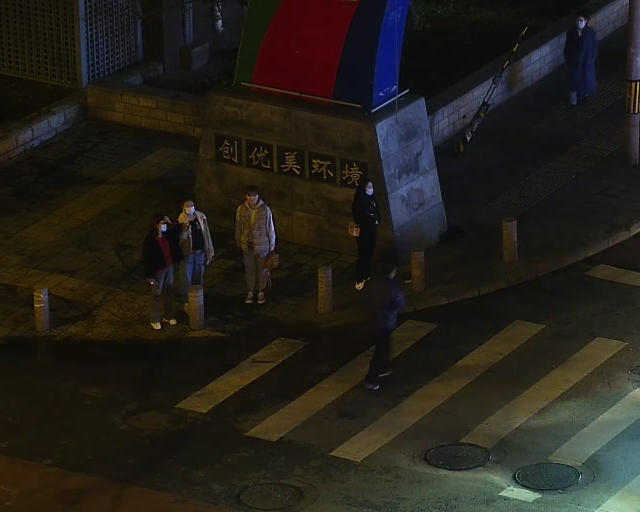
#> input picture datasets/VisibleImages/010001.jpg, 1280 x 1024 px, found by its file name (shown at 1/2 size); its folder holds 4 pictures in this run
$ python fuse_spatial.py
#> lines starting #> are read from the running program, lines starting #| are printed output that depends on the picture
import cv2
import os
import numpy as np

def spatial_frequency(img):
    RF = np.std(np.diff(img, axis=0))
    CF = np.std(np.diff(img, axis=1))
    return np.sqrt(RF**2 + CF**2)

def fuse_images_sf(img1, img2):
    gray1 = cv2.cvtColor(img1, cv2.COLOR_BGR2GRAY)
    gray2 = cv2.cvtColor(img2, cv2.COLOR_BGR2GRAY)
    sf1 = spatial_frequency(gray1)
    sf2 = spatial_frequency(gray2)
    return img1 if sf1 >= sf2 else img2

def run_spatial_frequency_fusion(vis_dir, ir_dir, output_dir):
    os.makedirs(output_dir, exist_ok=True)
    files = sorted(os.listdir(vis_dir))

    for file in files:
        vis_path = os.path.join(vis_dir, file)
        ir_path = os.path.join(ir_dir, file)
        if not os.path.exists(ir_path): continue

        vis_img = cv2.imread(vis_path)
#> vis_img is the input picture: shape (1024, 1280, 3); mean B, G, R 25.9, 32.5, 35.6
        ir_img = cv2.imread(ir_path)
        if vis_img is None or ir_img is None: continue

        vis_img = cv2.resize(vis_img, (ir_img.shape[1], ir_img.shape[0]))
        fused = fuse_images_sf(vis_img, ir_img)
#> in fuse_images_sf, `gray1 = cv2.cvtColor(img1, cv2.COLOR_BGR2GRAY)`:
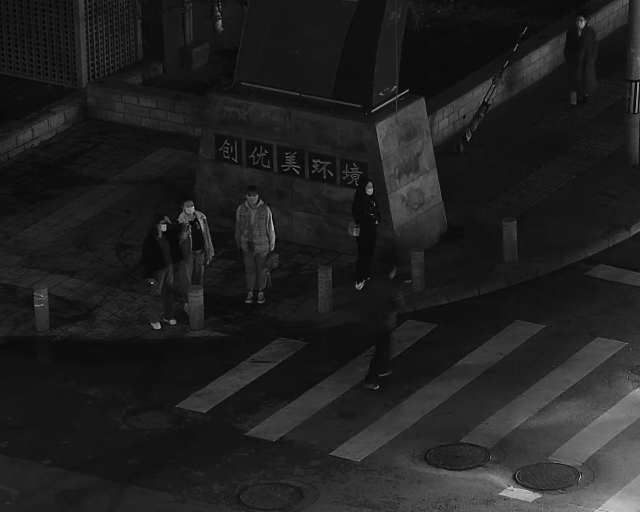
#> gray1: shape (1024, 1280) (shown at 1/2 size); min 0, max 240, mean 32.7
#> in spatial_frequency, `RF = np.std(np.diff(img, axis=0))`: RF = 109.7
#> in spatial_frequency, `CF = np.std(np.diff(img, axis=1))`: CF = 104.9
#> in fuse_images_sf, `sf1 = spatial_frequency(gray1)`: sf1 = 151.8
        cv2.imwrite(os.path.join(output_dir, file), fused)
#> pass 2 of the loop in run_spatial_frequency_fusion, `for file in files:`:
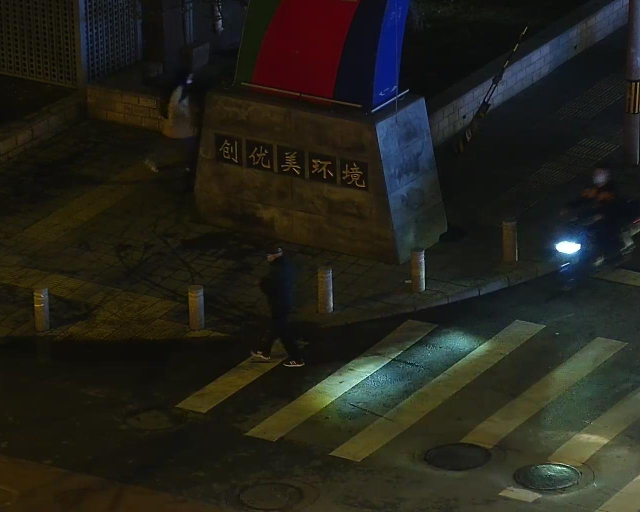
#> input picture datasets/VisibleImages/010011.jpg, 1280 x 1024 px, found by its file name (shown at 1/2 size)
#> in run_spatial_frequency_fusion, vis_img is the input picture: shape (1024, 1280, 3); mean B, G, R 26.4, 34.3, 35
#> in fuse_images_sf (call 2), `gray1 = cv2.cvtColor(img1, cv2.COLOR_BGR2GRAY)`:
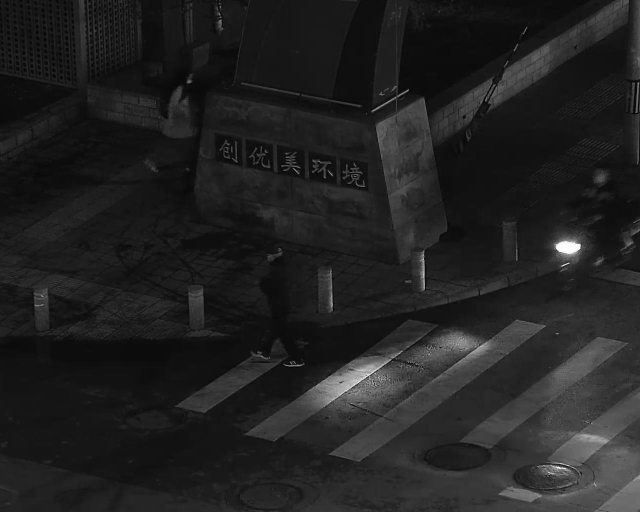
#> gray1: shape (1024, 1280) (shown at 1/2 size); min 0, max 255, mean 33.6
#> sf1 = 152.4
#> pass 3 of the loop in run_spatial_frequency_fusion, `for file in files:`:
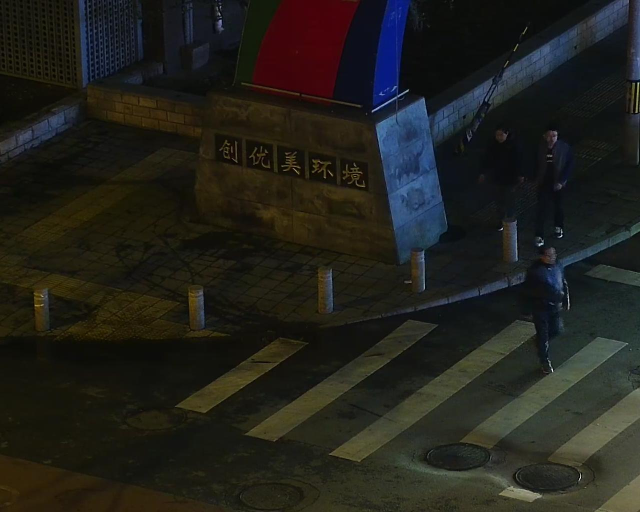
#> input picture datasets/VisibleImages/010012.jpg, 1280 x 1024 px, found by its file name (shown at 1/2 size)
#> in run_spatial_frequency_fusion, vis_img is the input picture: shape (1024, 1280, 3); mean B, G, R 27.5, 33.1, 33.2
#> in fuse_images_sf (call 3), `gray1 = cv2.cvtColor(img1, cv2.COLOR_BGR2GRAY)`:
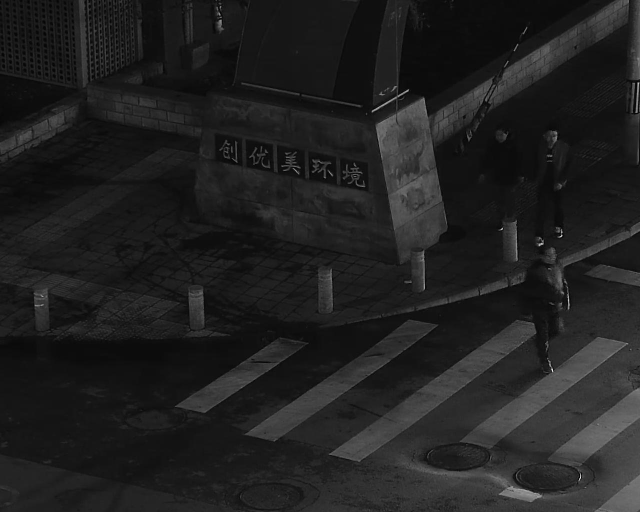
#> gray1: shape (1024, 1280) (shown at 1/2 size); min 0, max 254, mean 32.5
#> sf1 = 157.3
#> the loop made 4 passes; the first 3 are shown

if __name__ == "__main__":
    run_spatial_frequency_fusion(
        vis_dir="C:/Users/smpga/PycharmProjects/Object_detection/datasets/VisibleImages",
        ir_dir="C:/Users/smpga/PycharmProjects/Object_detection/datasets/InfraRedImages",
        output_dir="C:/Users/smpga/PycharmProjects/Object_detection/datasets/FUSED_SF"
    )
